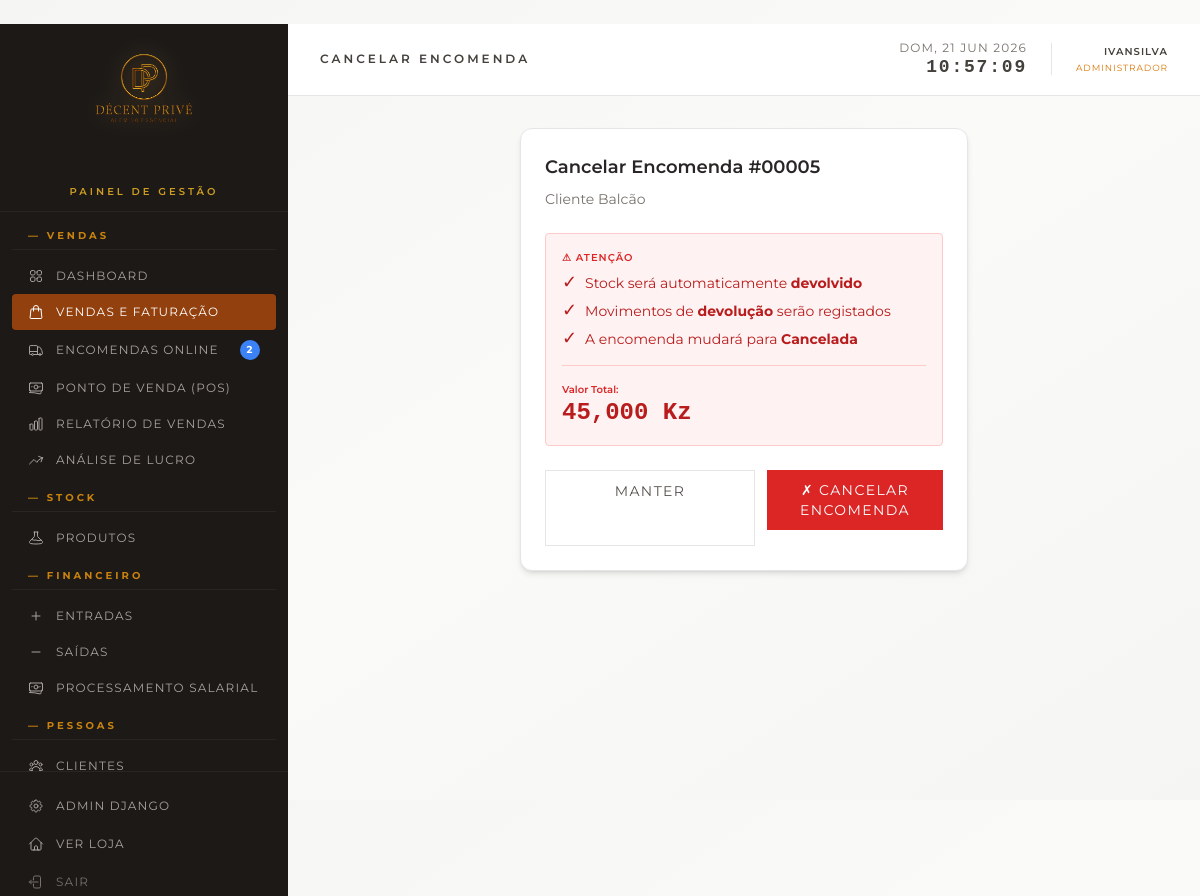
Page /gestao/vendas/5/cancelar/ (signed in) on the committed database.
### loja/models.py (models this page shows, shortened)
class Encomenda(models.Model):
    PAGAMENTO_CHOICES = [
        ('avista', 'À Vista'),
        ('parcelado', 'Parcelado (2x)')
    ]
    ORIGEM_CHOICES = [
        ('balcao', 'Balcão'),
        ('online', 'Online')
    ]
    forma_pagamento = models.CharField(
        max_length=20,
        choices=PAGAMENTO_CHOICES,
        default='avista',
        verbose_name='Forma de Pagamento'
    )
    valor_parcela1 = models.DecimalField(
        max_digits=10, decimal_places=2, null=True, blank=True,
        verbose_name='Valor 1ª Parcela',
        help_text='Primeira parcela (mínimo 50% do total)'
    )
    valor_parcela2 = models.DecimalField(
        max_digits=10, decimal_places=2, null=True, blank=True,
        verbose_name='Valor 2ª Parcela'
    )
    parcela1_paga = models.BooleanField(default=False, verbose_name='1ª Parcela Paga')
    parcela2_paga = models.BooleanField(default=False, verbose_name='2ª Parcela Paga')
    data_proxima_parcela = models.DateField(
        null=True, blank=True,
        verbose_name='Data da Próxima Parcela',
        help_text='Data prevista para o pagamento da próxima parcela'
    )
    STATUS_CHOICES = [
        ('em_curso', 'Em Curso'),
        ('finalizada', 'Finalizada'),
        ('cancelada', 'Cancelada'),
    ]
    nome_cliente = models.CharField(max_length=200)
    telefone = models.CharField(max_length=30)
    email = models.EmailField(blank=True)
    morada = models.TextField(blank=True)
    status = models.CharField(max_length=20, choices=STATUS_CHOICES, default='em_curso')
    origem = models.CharField(
        max_length=20, choices=ORIGEM_CHOICES, default='balcao',
        verbose_name='Origem da Encomenda',
        help_text='Indica se a venda foi feita no balcão ou online'
    )
    vendido_por = models.ForeignKey(
        User, on_delete=models.SET_NULL, null=True, blank=True,
        related_name='vendas', verbose_name='Vendido por'
    )
    notas = models.TextField(blank=True)
    motivo_cancelamento = models.TextField(
        blank=True, null=True,
        verbose_name='Motivo do Cancelamento',
        help_text='Explicação do motivo do cancelamento da venda'
    )
    criado_em = models.DateTimeField(auto_now_add=True)
    atualizado_em = models.DateTimeField(auto_now=True)
    class Meta:
        verbose_name = 'Encomenda'
        verbose_name_plural = 'Encomendas'
        ordering = ['-criado_em']
    def total(self):
        return sum(item.subtotal() for item in self.itens.all())
    total.short_description = 'Total (Kz)'

class ItemEncomenda(models.Model):
    encomenda = models.ForeignKey(Encomenda, on_delete=models.CASCADE, related_name='itens')
    produto = models.ForeignKey(Produto, on_delete=models.SET_NULL, null=True, blank=True)
    nome_produto = models.CharField(max_length=200)
    preco_unitario = models.DecimalField(max_digits=10, decimal_places=2)
    preco_custo_unitario = models.DecimalField(
        max_digits=10, decimal_places=2, default=0,
        help_text='Snapshot do preço de compra na altura da venda (para cálculo de lucro).'
    )
    quantidade = models.PositiveIntegerField(default=1)
    class Meta:
        verbose_name = 'Item de Encomenda'
        verbose_name_plural = 'Itens de Encomenda'
    def subtotal(self):
        return self.preco_unitario * self.quantidade
    subtotal.short_description = 'Subtotal (Kz)'
    def lucro(self):
        return self.subtotal() - self.custo_total()

### loja/views.py (the view)
# urls.py: path('gestao/vendas/<int:pk>/cancelar/', views.gestao_cancelar_encomenda, name='gestao_cancelar_encomenda'),
@staff_member_required(login_url='/gestao/login/')
def gestao_cancelar_encomenda(request, pk):
    encomenda = get_object_or_404(Encomenda, pk=pk)
    if encomenda.status != 'finalizada':
        messages.error(request, 'Apenas encomendas finalizadas podem ser canceladas.')
        return redirect('gestao_vendas')
    if request.method == 'POST':
        encomenda.status = 'cancelada'
        encomenda.save(update_fields=['status', 'atualizado_em'])
        reverter_stock_encomenda(encomenda, request.user, descricao_prefixo='Devolução')
        messages.success(request, f'Encomenda #{pk} cancelada com sucesso. Stock devolvido.')
        return redirect('gestao_vendas')
    return render(request, 'gestao/confirmar_cancelamento.html', {
        'active_page': 'vendas',
        'encomenda': encomenda,
    })

### loja/templates/gestao/confirmar_cancelamento.html (shortened to what this page needs)
{% extends 'gestao/base.html' %}
{% load humanize %}
{% block page_title %}Cancelar Encomenda{% endblock %}
{% block content %}
<div class="max-w-md mx-auto bg-white border border-stone-200 rounded-xl shadow-md p-6">
    <div class="mb-6">
        <h2 class="text-lg font-semibold text-stone-800 mb-2">Cancelar Encomenda #{{ encomenda.pk|stringformat:"05d" }}</h2>
        <p class="text-sm text-stone-500">{{ encomenda.nome_cliente }}</p>
    </div>
    <div class="bg-red-50 border border-red-200 rounded p-4 mb-6">
        <div class="mb-3">
            <p class="text-[10px] uppercase tracking-widest text-red-600 font-semibold mb-2">⚠ Atenção</p>
            <ul class="text-sm text-red-700 space-y-2">
                <li class="flex gap-2">
                    <span class="text-lg leading-none">✓</span>
                    <span>Stock será automaticamente <strong>devolvido</strong></span>
                </li>
                <li class="flex gap-2">
                    <span class="text-lg leading-none">✓</span>
                    <span>Movimentos de <strong>devolução</strong> serão registados</span>
                </li>
                <li class="flex gap-2">
                    <span class="text-lg leading-none">✓</span>
                    <span>A encomenda mudará para <strong>Cancelada</strong></span>
                </li>
            </ul>
        </div>
        <div class="mt-4 pt-4 border-t border-red-200">
            <p class="text-[10px] text-red-600 font-semibold">Valor Total:</p>
            <p class="text-2xl font-bold text-red-700 font-mono">{{ encomenda.total|floatformat:0|intcomma }} Kz</p>
        </div>
    </div>
    <div class="flex gap-3">
        <a href="{% url 'gestao_vendas' %}"
           class="flex-1 text-center px-4 py-2.5 border border-stone-200 text-stone-600 hover:text-stone-800 text-sm uppercase tracking-widest transition-colors">
            Manter
        </a>
        <form method="POST" class="flex-1">
            <button type="submit" class="w-full px-4 py-2.5 bg-red-600 hover:bg-red-700 text-white text-sm uppercase tracking-widest transition-colors">
                ✗ Cancelar Encomenda
            </button>
        </form>
    </div>
</div>
{% endblock %}

### loja/templates/gestao/base.html (shortened to what this page needs)
﻿<!DOCTYPE html>
<html lang="pt">
<head>
    {% load static %}
    <script src="https://cdn.tailwindcss.com"></script>
</head>
<body class="bg-gradient-to-br from-stone-100 via-stone-50 to-stone-100 overflow-hidden h-screen">
{% load static %}
<div class="flex h-screen">
    <aside class="w-72 bg-stone-900 flex flex-col flex-shrink-0">
        <div class="px-2 pb-2 border-b border-stone-800 flex flex-col items-center">
              <img src="{% static 'loja/images/logo2.png' %}" alt="Décent Privé"
                  class="w-56 h-56 object-contain -mt-10 -mb-6 drop-shadow-[0_0_14px_rgba(217,161,79,0.45)]">
            <p class="text-amber-400/80 text-[10px] uppercase tracking-[0.3em] font-semibold pb-1">Painel de Gestão</p>
        </div>
        <nav class="flex-1 py-3 px-3 overflow-y-auto space-y-3 sidebar-nav">
            <div>
                <p class="px-4 mb-2 mt-1 text-[10px] uppercase tracking-[0.3em] text-amber-500/80 font-bold border-b border-stone-800 pb-1.5">— Vendas</p>
                <a href="{% url 'gestao_dashboard' %}"
                   class="flex items-center gap-3 px-4 py-2.5 rounded text-xs uppercase tracking-widest transition-colors duration-150
                          {% if active_page == 'dashboard' %}bg-amber-800 text-white{% else %}text-stone-400 hover:bg-stone-800 hover:text-white{% endif %}">
                    Dashboard
                </a>
                <a href="{% url 'gestao_vendas' %}"
                   class="flex items-center gap-3 px-4 py-2.5 rounded text-xs uppercase tracking-widest transition-colors duration-150
                          {% if active_page == 'vendas' %}bg-amber-800 text-white{% else %}text-stone-400 hover:bg-stone-800 hover:text-white{% endif %}">
                    Vendas e Faturação
                </a>
                <a href="{% url 'gestao_encomendas' %}"
                   class="flex items-center gap-3 px-4 py-2.5 rounded text-xs uppercase tracking-widest transition-colors duration-150
                          {% if active_page == 'encomendas' %}bg-amber-800 text-white{% else %}text-stone-400 hover:bg-stone-800 hover:text-white{% endif %}">
                    <span class="flex-1">Encomendas Online</span>
                    {% if pedidos_online_pendentes %}
                    <span class="ml-auto inline-flex items-center justify-center min-w-[20px] h-5 px-1.5 text-[10px] font-bold rounded-full bg-blue-500 text-white animate-pulse"
                          title="{{ pedidos_online_pendentes }} encomenda{{ pedidos_online_pendentes|pluralize:'s' }} pendente{{ pedidos_online_pendentes|pluralize:'s' }}">
                        {{ pedidos_online_pendentes }}
                    </span>
                    {% endif %}
                </a>
                <a href="{% url 'gestao_caixa' %}"
                   class="flex items-center gap-3 px-4 py-2.5 rounded text-xs uppercase tracking-widest transition-colors duration-150
                          {% if active_page == 'caixa' %}bg-amber-800 text-white{% else %}text-stone-400 hover:bg-stone-800 hover:text-white{% endif %}">
                    Ponto de Venda (POS)
                </a>
                {% if not is_operador %}
                <a href="{% url 'gestao_relatorio' %}"
                   class="flex items-center gap-3 px-4 py-2.5 rounded text-xs uppercase tracking-widest transition-colors duration-150
                          {% if active_page == 'relatorio' %}bg-amber-800 text-white{% else %}text-stone-400 hover:bg-stone-800 hover:text-white{% endif %}">
                    Relatório de Vendas
                </a>
                <a href="{% url 'gestao_lucro' %}"
                   class="flex items-center gap-3 px-4 py-2.5 rounded text-xs uppercase tracking-widest transition-colors duration-150
                          {% if active_page == 'lucro' %}bg-amber-800 text-white{% else %}text-stone-400 hover:bg-stone-800 hover:text-white{% endif %}">
                    <svg class="w-4 h-4 flex-shrink-0" fill="none" viewBox="0 0 24 24" stroke="currentColor" stroke-width="1.5">
                        <path stroke-linecap="round" stroke-linejoin="round" d="M2.25 18 9 11.25l4.306 4.306a11.95 11.95 0 0 1 5.814-5.518l2.74-1.22m0 0-5.94-2.281m5.94 2.28-2.28 5.941"/>
                    </svg>
                    Análise de Lucro
                </a>
                {% endif %}
            </div>
            <div>
                <p class="px-4 mb-2 mt-1 text-[10px] uppercase tracking-[0.3em] text-amber-500/80 font-bold border-b border-stone-800 pb-1.5">— Stock</p>
                <a href="{% url 'gestao_produtos' %}"
                   class="flex items-center gap-3 px-4 py-2.5 rounded text-xs uppercase tracking-widest transition-colors duration-150
                          {% if active_page == 'produtos' %}bg-amber-800 text-white{% else %}text-stone-400 hover:bg-stone-800 hover:text-white{% endif %}">
                    Produtos
                </a>
            </div>
            {% if not is_operador %}
            <div>
                <p class="px-4 mb-2 mt-1 text-[10px] uppercase tracking-[0.3em] text-amber-500/80 font-bold border-b border-stone-800 pb-1.5">— Financeiro</p>
                <a href="{% url 'gestao_caixa_entrada' %}"
                   class="flex items-center gap-3 px-4 py-2.5 rounded text-xs uppercase tracking-widest transition-colors duration-150
                          {% if active_page == 'financeiro_entrada' %}bg-amber-800 text-white{% else %}text-stone-400 hover:bg-stone-800 hover:text-white{% endif %}">
                    <svg class="w-4 h-4 flex-shrink-0" fill="none" viewBox="0 0 24 24" stroke="currentColor" stroke-width="1.5">
                        <path stroke-linecap="round" stroke-linejoin="round" d="M12 6v12m6-6H6"/>
                    </svg>
                    Entradas
                </a>
                <a href="{% url 'gestao_caixa_saida' %}"
                   class="flex items-center gap-3 px-4 py-2.5 rounded text-xs uppercase tracking-widest transition-colors duration-150
                          {% if active_page == 'financeiro_saida' %}bg-amber-800 text-white{% else %}text-stone-400 hover:bg-stone-800 hover:text-white{% endif %}">
                    <svg class="w-4 h-4 flex-shrink-0" fill="none" viewBox="0 0 24 24" stroke="currentColor" stroke-width="1.5">
                        <path stroke-linecap="round" stroke-linejoin="round" d="M18 12H6"/>
                    </svg>
                    Saídas
                </a>
                <a href="{% url 'gestao_salarios' %}"
                   class="flex items-center gap-3 px-4 py-2.5 rounded text-xs uppercase tracking-widest transition-colors duration-150
                          {% if active_page == 'salarios' %}bg-amber-800 text-white{% else %}text-stone-400 hover:bg-stone-800 hover:text-white{% endif %}">
                    Processamento Salarial
                </a>
            </div>
            {% endif %}
            <div>
                <p class="px-4 mb-2 mt-1 text-[10px] uppercase tracking-[0.3em] text-amber-500/80 font-bold border-b border-stone-800 pb-1.5">— Pessoas</p>
                <a href="{% url 'gestao_clientes' %}"
                   class="flex items-center gap-3 px-4 py-2.5 rounded text-xs uppercase tracking-widest transition-colors duration-150
                          {% if active_page == 'clientes' %}bg-amber-800 text-white{% else %}text-stone-400 hover:bg-stone-800 hover:text-white{% endif %}">
                    Clientes
                </a>
            </div>
        </nav>
        <div class="px-3 pb-5 border-t border-stone-800 pt-4 space-y-0.5">
            {% if is_admin_user %}
            <a href="/gestao/admin/" target="_blank"
               class="flex items-center gap-3 px-4 py-2.5 rounded text-xs uppercase tracking-widest text-stone-400 hover:bg-stone-800 hover:text-white transition-colors duration-150">
                Admin Django
            </a>
            {% endif %}
            <a href="{% url 'home' %}" target="_blank"
               class="flex items-center gap-3 px-4 py-2.5 rounded text-xs uppercase tracking-widest text-stone-400 hover:bg-stone-800 hover:text-white transition-colors duration-150">
                Ver Loja
            </a>
            <a href="{% url 'gestao_logout' %}"
               class="flex items-center gap-3 px-4 py-2.5 rounded text-xs uppercase tracking-widest text-stone-500 hover:bg-stone-800 hover:text-white transition-colors duration-150">
                Sair
            </a>
        </div>
    </aside>
    <div class="flex-1 flex flex-col overflow-hidden">
        <header class="bg-white border-b border-stone-200 px-8 py-4 flex items-center justify-between flex-shrink-0">
            <h1 class="text-xs font-semibold text-stone-700 uppercase tracking-[0.25em]">{% block page_title %}Dashboard{% endblock %}</h1>
            <div class="flex items-center gap-6">
                <div class="text-right">
                    <p id="clock-date" class="text-xs text-stone-500 uppercase tracking-widest"></p>
                    <p id="clock-time" class="text-lg font-bold text-stone-700 tracking-widest font-mono leading-tight"></p>
                </div>
                <div class="text-right">
                    <p class="text-[10px] text-stone-700 uppercase tracking-widest font-semibold">{{ request.user.username }}</p>
                    <p class="text-[9px] uppercase tracking-widest mt-0.5
                       {% if request.user.is_superuser %}text-amber-600{% elif request.user.is_staff %}text-sky-600{% else %}text-stone-400{% endif %}">
                        {% if request.user.is_superuser %}Administrador{% elif request.user.is_staff %}Gerente{% else %}Operador{% endif %}
                    </p>
                </div>
            </div>
        </header>
        <main class="flex-1 overflow-y-auto p-8">
            {% block content %}{% endblock %}
        </main>
    </div>
</div>
{% load static %}
</body>
</html>

### rows in the picture
Encomenda: pk "00005", nome_cliente "Cliente Balcão", total "45,000"

### other values in the picture
{{ pedidos_online_pendentes }} "2"
{{ request.user.username }} "IVANSILVA"
